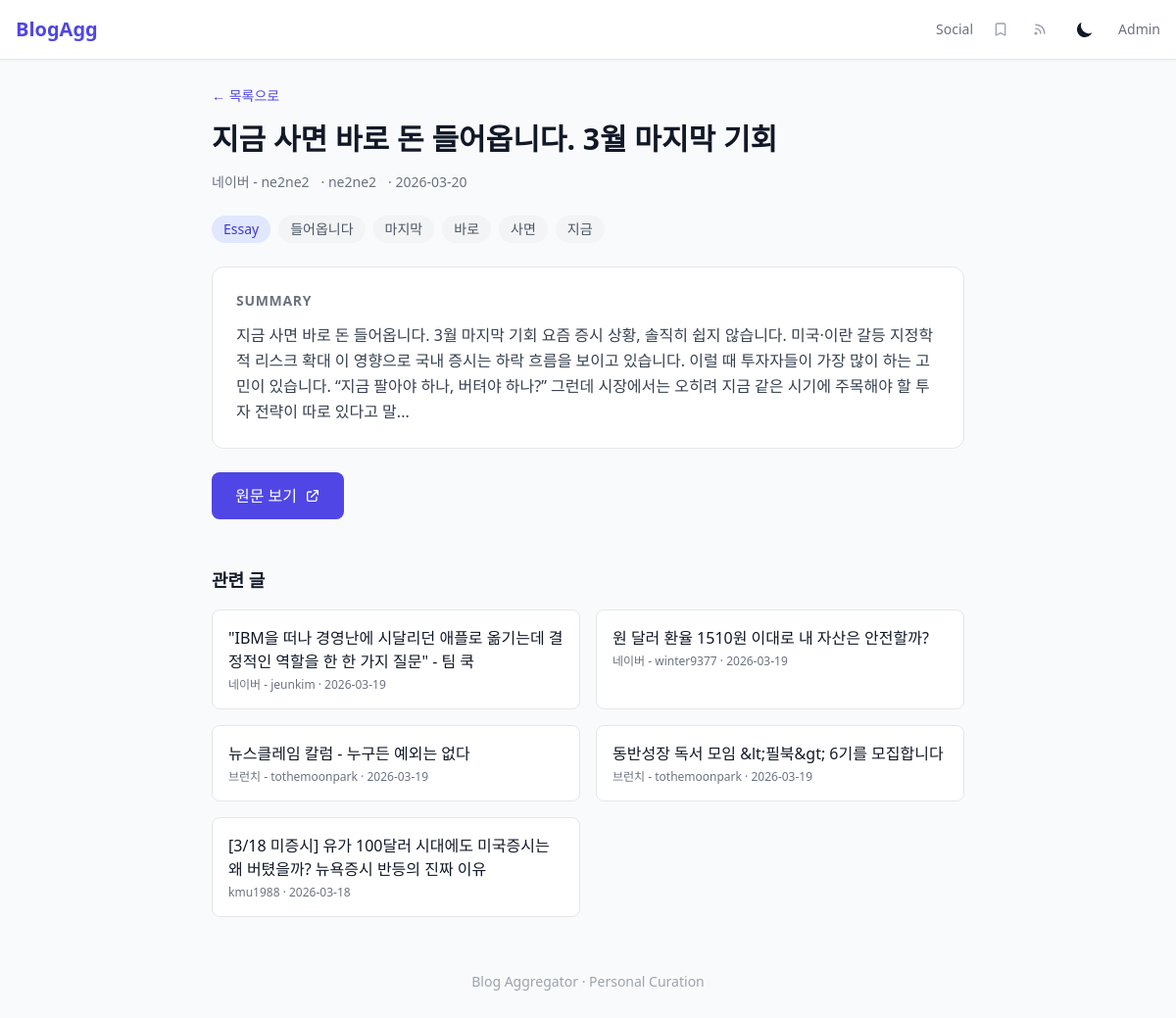
Page /post/1665 on the committed database.
### tables this page shows
CREATE TABLE posts (
            id INTEGER PRIMARY KEY AUTOINCREMENT,
            blog_id INTEGER,
            title TEXT NOT NULL,
            original_url TEXT UNIQUE NOT NULL,
            summary TEXT,
            full_content TEXT,
            author TEXT,
            published_date DATETIME,
            image_url TEXT,
            category TEXT,
            language TEXT DEFAULT 'ko',
            summary_status TEXT DEFAULT 'pending',
            registered_by TEXT DEFAULT 'manual',
            created_at DATETIME DEFAULT CURRENT_TIMESTAMP,
            FOREIGN KEY (blog_id) REFERENCES blogs(id)
        );

CREATE TABLE blogs (
            id INTEGER PRIMARY KEY AUTOINCREMENT,
            name TEXT NOT NULL,
            url TEXT NOT NULL,
            feed_url TEXT,
            category TEXT,
            active INTEGER DEFAULT 1,
            description TEXT,
            created_at DATETIME DEFAULT CURRENT_TIMESTAMP
        , last_crawled_at TEXT, crawl_error TEXT);

CREATE TABLE tags (
            id INTEGER PRIMARY KEY AUTOINCREMENT,
            name TEXT UNIQUE NOT NULL
        );

### src/api/public.py (the view)
@router.get("/post/{post_id}")
async def post_detail(request: Request, post_id: int):
    repo = request.app.state.repo
    templates = request.app.state.templates
    post = repo.get_post(post_id)
    if not post:
        return templates.TemplateResponse("index.html", {
            "request": request,
            "posts": [],
            "total": 0,
            "page": 1,
            "total_pages": 1,
            "category": None,
            "tag": None,
            "search": "",
            "categories": [],
            "error": "포스트를 찾을 수 없습니다.",
        })
    post["tags"] = repo.get_post_tags(post_id)
    related = repo.get_related_posts(post_id, post.get("category", "other"))
    return templates.TemplateResponse("post_detail.html", {
        "request": request,
        "post": post,
        "related": related,
    })

### templates/post_detail.html (shortened to what this page needs)
{% extends "base.html" %}
{% block content %}
<article class="max-w-3xl mx-auto">
    <a href="/" class="text-sm text-indigo-600 dark:text-indigo-400 hover:underline mb-4 inline-block">&larr; 목록으로</a>
    <h1 class="text-3xl font-bold mb-4">{{ post.title }}</h1>
    <div class="flex flex-wrap items-center gap-3 text-sm text-gray-500 dark:text-gray-400 mb-6">
        {% if post.blog_name %}
        <span>{{ post.blog_name }}</span>
        {% endif %}
        {% if post.author %}
        <span>&middot; {{ post.author }}</span>
        {% endif %}
        {% if post.published_date %}
        <span>&middot; {{ post.published_date }}</span>
        {% endif %}
    </div>
    <div class="flex flex-wrap gap-2 mb-6">
        {% if post.category %}
        <span class="px-3 py-1 text-sm rounded-full bg-indigo-100 dark:bg-indigo-900 text-indigo-700 dark:text-indigo-300 capitalize">{{ post.category }}</span>
        {% endif %}
        {% for tag in post.tags %}
        <a href="/?tag={{ tag }}" class="px-3 py-1 text-sm rounded-full bg-gray-100 dark:bg-gray-700 text-gray-600 dark:text-gray-400 hover:bg-gray-200 dark:hover:bg-gray-600">{{ tag }}</a>
        {% endfor %}
    </div>
    {% if post.summary %}
    <div class="bg-white dark:bg-gray-800 rounded-xl p-6 border border-gray-200 dark:border-gray-700 mb-6">
        <h2 class="text-sm font-semibold text-gray-500 dark:text-gray-400 uppercase tracking-wider mb-3">Summary</h2>
        <p class="text-gray-700 dark:text-gray-300 leading-relaxed">{{ post.summary }}</p>
    </div>
    {% endif %}
    <a href="{{ post.original_url }}" target="_blank" rel="noopener noreferrer"
       class="inline-flex items-center gap-2 px-6 py-3 bg-indigo-600 text-white rounded-lg hover:bg-indigo-700 transition-colors">
        원문 보기
        <svg class="w-4 h-4" fill="none" stroke="currentColor" viewBox="0 0 24 24"><path stroke-linecap="round" stroke-linejoin="round" stroke-width="2" d="M10 6H6a2 2 0 00-2 2v10a2 2 0 002 2h10a2 2 0 002-2v-4M14 4h6m0 0v6m0-6L10 14"/></svg>
    </a>
</article>
{% if related %}
<div class="max-w-3xl mx-auto mt-12">
    <h3 class="text-lg font-semibold mb-4">관련 글</h3>
    <div class="grid grid-cols-1 sm:grid-cols-2 gap-4">
        {% for r in related %}
        <a href="/post/{{ r.id }}" class="bg-white dark:bg-gray-800 rounded-lg p-4 border border-gray-200 dark:border-gray-700 hover:shadow-sm transition-shadow">
            <h4 class="font-medium line-clamp-2 mb-1">{{ r.title }}</h4>
            <p class="text-xs text-gray-500 dark:text-gray-400">{{ r.blog_name or "" }} &middot; {{ r.published_date or "" }}</p>
        </a>
        {% endfor %}
    </div>
</div>
{% endif %}
{% endblock %}

### static/style.css (style rules this page uses)
.line-clamp-2 { overflow: hidden; display: -webkit-box; -webkit-box-orient: vertical; -webkit-line-clamp: 2; }

### rows in the picture
posts: title "지금 사면 바로 돈 들어옵니다. 3월 마지막 기회", author "ne2ne2", published_date "2026-03-20", category "Essay", summary "지금 사면 바로 돈 들어옵니다. 3월 마지막 기회 요즘 증시 상황, 솔직히 쉽지 않습니다. 미국·이란 갈등 지정학적 리스크 확대 이 영향으로 국내 증시는 하락 흐름을 보이고 있습니다. 이럴 때 투자자들이 가장 많이 하는 고민이 있습니다. “지금 팔아야 하나, 버텨야 하나?” 그런데 시장에서는 오히려 지금 같은 시기에 주목해야 할 투자 전략이 따로 있다고 말..."
blogs: blog_name "네이버 - ne2ne2"
tags: name "마지막"
tags: name "바로"
tags: name "지금"
posts: title "\"IBM을 떠나 경영난에 시달리던 애플로 옮기는데 결정적인 역할을 한 한 가지 질문\" - 팀 쿡", name "네이버 - jeunkim", published_date "2026-03-19"
posts: title "원 달러 환율 1510원 이대로 내 자산은 안전할까?", name "네이버 - winter9377", published_date "2026-03-19"
posts: title "뉴스클레임 칼럼 - 누구든 예외는 없다", name "브런치 - tothemoonpark", published_date "2026-03-19"
posts: title "동반성장 독서 모임 &lt;필북&gt; 6기를 모집합니다", name "브런치 - tothemoonpark", published_date "2026-03-19"
posts: title "[3/18 미증시] 유가 100달러 시대에도 미국증시는 왜 버텼을까? 뉴욕증시 반등의 진짜 이유", name "kmu1988", published_date "2026-03-18"

### other values in the picture
{{ tag }} "들어옵니다" "사면"
